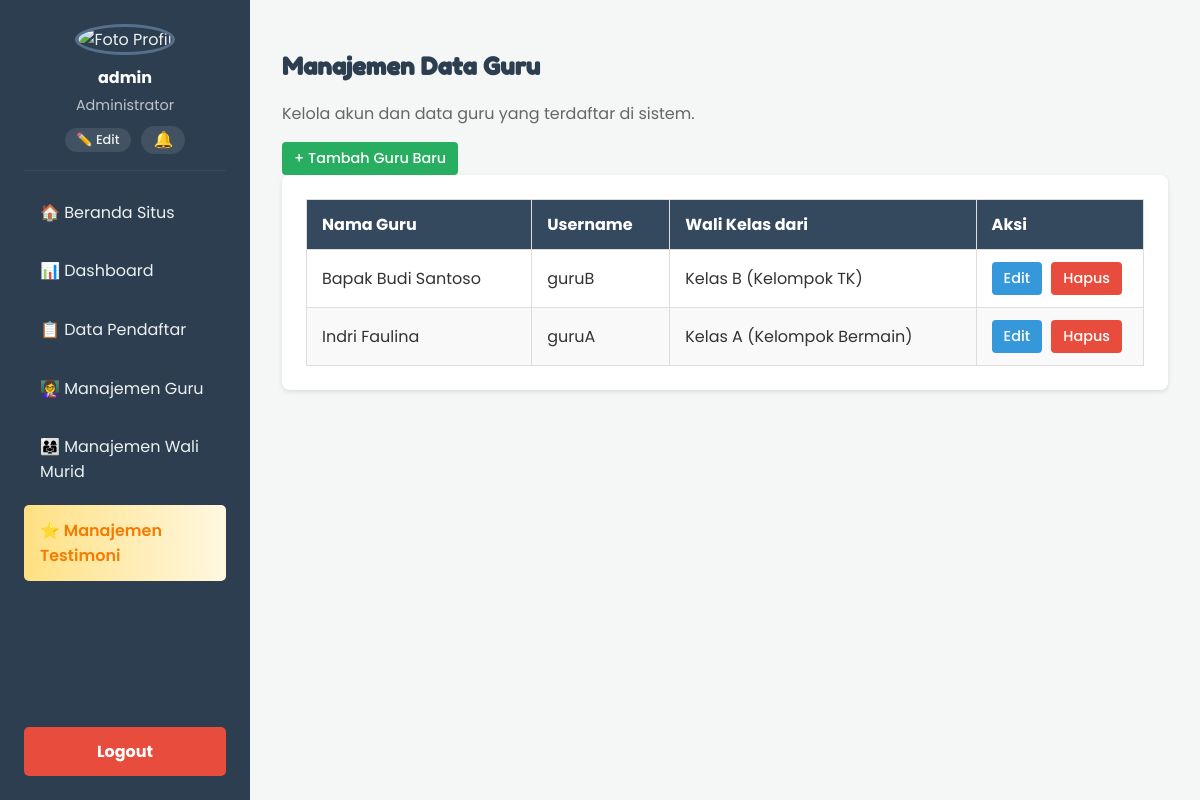
The page /admin/manajemen_guru.php (signed in) on the database its author committed.
### tables this page shows
CREATE TABLE `guru` (
  `id_guru` int(11) NOT NULL,
  `nama_guru` varchar(100) NOT NULL,
  `nip` varchar(50) DEFAULT NULL,
  `jabatan` varchar(100) DEFAULT NULL,
  `status_kepegawaian` enum('PNS','Honorer','Tetap') NOT NULL DEFAULT 'Honorer',
  `username` varchar(50) NOT NULL,
  `password` varchar(255) NOT NULL,
  `foto_profil` varchar(255) NOT NULL DEFAULT 'default.png',
  `id_kelas` int(11) DEFAULT NULL
);

CREATE TABLE `kelas` (
  `id_kelas` int(11) NOT NULL,
  `nama_kelas` varchar(50) NOT NULL
);

### admin/manajemen_guru.php (the view)
<?php
include 'template_header.php';
require_once '../config.php';
?>
<div class="admin-content-header">
    <h2>Manajemen Data Guru</h2>
    <p>Kelola akun dan data guru yang terdaftar di sistem.</p>
</div>
<div class="admin-content-body">
    <div class="action-bar">
        <a href="form_guru.php" class="btn-aksi btn-simpan">+ Tambah Guru Baru</a>
    </div>
    <div class="table-container">
        <table class="table-data">
            <thead>
                <tr>
                    <th>Nama Guru</th>
                    <th>Username</th>
                    <th>Wali Kelas dari</th>
                    <th style="width: 20%;">Aksi</th>
                </tr>
            </thead>
            <tbody>
                <?php
                $sql = "SELECT g.id_guru, g.nama_guru, g.username, k.nama_kelas
                        FROM guru g
                        LEFT JOIN kelas k ON g.id_kelas = k.id_kelas
                        ORDER BY g.nama_guru ASC";
                $result = $conn->query($sql);
                if ($result->num_rows > 0) {
                    while ($row = $result->fetch_assoc()) {
                ?>
                        <tr>
                            <td><?php echo htmlspecialchars($row['nama_guru']); ?></td>
                            <td><?php echo htmlspecialchars($row['username']); ?></td>
                            <td><?php echo htmlspecialchars($row['nama_kelas'] ?? 'Belum ditentukan'); ?></td>
                            <td>
                                <a href="form_guru.php?id=<?php echo $row['id_guru']; ?>" class="btn-aksi btn-detail">Edit</a>
                                <a href="hapus_guru.php?id=<?php echo $row['id_guru']; ?>" class="btn-aksi btn-hapus" onclick="return confirm('Anda yakin ingin menghapus data guru ini?');">Hapus</a>
                            </td>
                        </tr>
                <?php
                    }
                } else {
                    echo "<tr><td colspan='4' style='text-align:center;'>Belum ada data guru.</td></tr>";
                }
                ?>
            </tbody>
        </table>
    </div>
</div>
<?php include 'template_footer.php'; ?>

### css/admin.css (style rules this page uses)
body { font-family: 'Poppins', sans-serif; margin: 0; background-color: #f4f7f6; color: #333; }
.admin-content-header h2 { font-family: 'Fredoka One', cursive; text-align: left; color: #2c3e50; }
.admin-content-header p { color: #666; margin-top: 0; }
.table-container { background-color: #fff; padding: 1.5rem; border-radius: 8px; box-shadow: 0 2px 5px rgba(0, 0, 0, .1); overflow-x: auto; }
.table-data { width: 100%; border-collapse: collapse; }
.table-data td, .table-data th { padding: 12px 15px; border: 1px solid #ddd; text-align: left; vertical-align: middle; }
.table-data thead { background-color: #34495e; color: #fff; }
.table-data tbody tr:nth-child(even) { background-color: #f9f9f9; }
.btn-aksi { display:inline-block;padding:6px 12px;margin-right:5px;border-radius:4px;color:#fff;text-decoration:none;font-size:.9rem;text-align:center;border:none;cursor:pointer;font-weight:500 }
.btn-detail { background-color:#3498db }
.btn-hapus { background-color:#e74c3c }
.btn-simpan { background-color:#27ae60 }

### rows shown on the page
guru: nama_guru "Bapak Budi Santoso", username "guruB", id_kelas.nama_kelas "Kelas B (Kelompok TK)"
guru: nama_guru "Indri Faulina", username "guruA", id_kelas.nama_kelas "Kelas A (Kelompok Bermain)"

### other values the page prints
$_SESSION['admin_username'] "admin"
